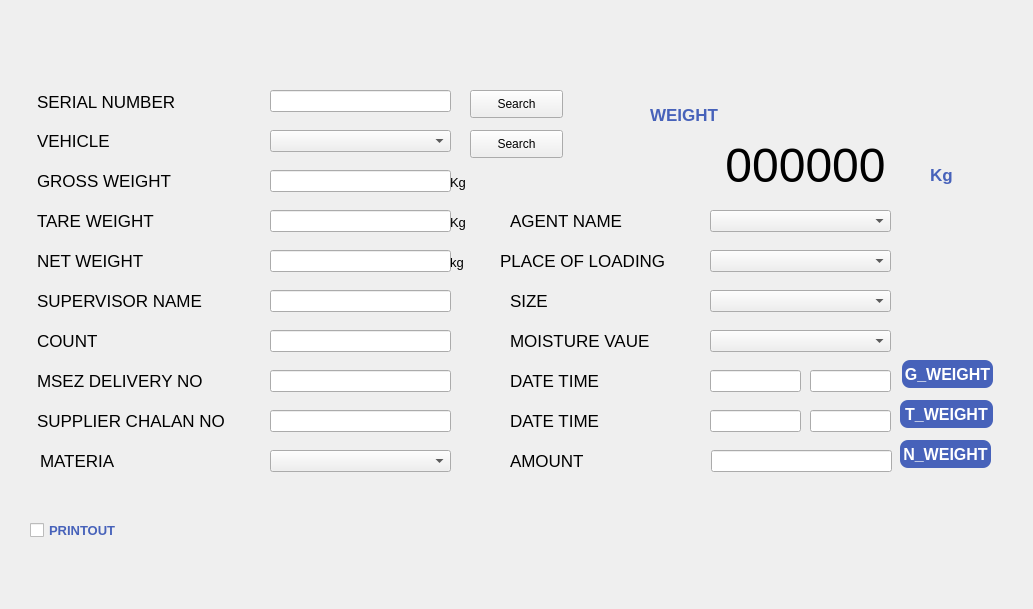
    <widget class="QWidget" name="VehicleExit">
     <widget class="QLabel" name="label_3">
      <property name="geometry">
       <rect>
        <x>0</x>
        <y>0</y>
        <width>1024</width>
        <height>600</height>
       </rect>
      </property>
      <property name="font">
       <font>
        <pointsize>20</pointsize>
       </font>
      </property>
      <property name="autoFillBackground">
       <bool>true</bool>
      </property>
      <property name="text">
       <string/>
      </property>
      <property name="pixmap">
       <pixmap>WeighBridgeScreens/weigh bridge screen/vehicle-re-entry-screen.png</pixmap>
      </property>
     </widget>
     <widget class="QLabel" name="lb_VehicleReEntry_tareWeight_3">
      <property name="geometry">
       <rect>
        <x>37</x>
        <y>210</y>
        <width>221</width>
        <height>22</height>
       </rect>
      </property>
      <property name="font">
       <font>
        <pointsize>13</pointsize>
       </font>
      </property>
      <property name="text">
       <string>TARE WEIGHT</string>
      </property>
     </widget>
     <widget class="QLabel" name="lb_VehicleReEntry_weightDisplay_3">
      <property name="geometry">
       <rect>
        <x>700</x>
        <y>140</y>
        <width>211</width>
        <height>51</height>
       </rect>
      </property>
      <property name="font">
       <font>
        <pointsize>36</pointsize>
       </font>
      </property>
      <property name="autoFillBackground">
       <bool>true</bool>
      </property>
      <property name="text">
       <string>000000</string>
      </property>
      <property name="alignment">
       <set>Qt::AlignCenter</set>
      </property>
     </widget>
     <widget class="QLabel" name="lb_VehicleReEntry_serialNumber_3">
      <property name="geometry">
       <rect>
        <x>37</x>
        <y>90</y>
        <width>221</width>
        <height>23</height>
       </rect>
      </property>
      <property name="font">
       <font>
        <pointsize>13</pointsize>
       </font>
      </property>
      <property name="text">
       <string>SERIAL NUMBER</string>
      </property>
     </widget>
     <widget class="QPushButton" name="pb_VehicleReEntry_T_Weight_3">
      <property name="geometry">
       <rect>
        <x>900</x>
        <y>400</y>
        <width>93</width>
        <height>28</height>
       </rect>
      </property>
      <property name="font">
       <font>
        <pointsize>-1</pointsize>
        <weight>75</weight>
        <italic>false</italic>
        <bold>true</bold>
       </font>
      </property>
      <property name="styleSheet">
       <string notr="true">background-color: rgb(71, 98, 186);
color:white;
boder-style: outset;
border-wiidth: 2px;
border-radius: 8px;
border-color: black;
font: bold 16px;
</string>
      </property>
      <property name="text">
       <string>T_WEIGHT</string>
      </property>
     </widget>
     <widget class="QLabel" name="lb_VehicleReEntry_netWeight_3">
      <property name="geometry">
       <rect>
        <x>37</x>
        <y>250</y>
        <width>221</width>
        <height>22</height>
       </rect>
      </property>
      <property name="font">
       <font>
        <pointsize>13</pointsize>
       </font>
      </property>
      <property name="text">
       <string>NET WEIGHT</string>
      </property>
     </widget>
     <widget class="QLineEdit" name="le_VehicleReEntry_netWeight_3">
      <property name="geometry">
       <rect>
        <x>270</x>
        <y>250</y>
        <width>181</width>
        <height>22</height>
       </rect>
      </property>
     </widget>
     <widget class="QLabel" name="lb_VehicleReEntry_amount_3">
      <property name="geometry">
       <rect>
        <x>510</x>
        <y>450</y>
        <width>120</width>
        <height>22</height>
       </rect>
      </property>
      <property name="font">
       <font>
        <pointsize>13</pointsize>
       </font>
      </property>
      <property name="text">
       <string>AMOUNT</string>
      </property>
     </widget>
     <widget class="QLabel" name="lb_VehicleReEntry_weight_3">
      <property name="geometry">
       <rect>
        <x>650</x>
        <y>100</y>
        <width>101</width>
        <height>31</height>
       </rect>
      </property>
      <property name="font">
       <font>
        <pointsize>13</pointsize>
        <weight>75</weight>
        <bold>true</bold>
       </font>
      </property>
      <property name="text">
       <string>&lt;html&gt;&lt;head/&gt;&lt;body&gt;&lt;p&gt;&lt;span style=&quot; color:#4762ba;&quot;&gt;WEIGHT&lt;/span&gt;&lt;/p&gt;&lt;/body&gt;&lt;/html&gt;</string>
      </property>
     </widget>
     <widget class="QLineEdit" name="le_VehicleReEntry_tareWeight_3">
      <property name="geometry">
       <rect>
        <x>270</x>
        <y>210</y>
        <width>181</width>
        <height>22</height>
       </rect>
      </property>
     </widget>
     <widget class="QPushButton" name="pb_VehicleReEntry_G_weight_3">
      <property name="geometry">
       <rect>
        <x>902</x>
        <y>360</y>
        <width>91</width>
        <height>28</height>
       </rect>
      </property>
      <property name="font">
       <font>
        <pointsize>-1</pointsize>
        <weight>75</weight>
        <italic>false</italic>
        <bold>true</bold>
       </font>
      </property>
      <property name="styleSheet">
       <string notr="true">background-color: rgb(71, 98, 186);
color:white;
boder-style: outset;
border-wiidth: 2px;
border-radius: 8px;
border-color: black;
font: bold 16px;</string>
      </property>
      <property name="text">
       <string>G_WEIGHT</string>
      </property>
     </widget>
     <widget class="QLabel" name="lb_VehicleReEntry_grossDateTime_3">
      <property name="geometry">
       <rect>
        <x>510</x>
        <y>370</y>
        <width>120</width>
        <height>22</height>
       </rect>
      </property>
      <property name="font">
       <font>
        <pointsize>13</pointsize>
       </font>
      </property>
      <property name="text">
       <string>DATE TIME</string>
      </property>
     </widget>
     <widget class="QLabel" name="lb_VehicleReEntry_tareDateTime_3">
      <property name="geometry">
       <rect>
        <x>510</x>
        <y>410</y>
        <width>120</width>
        <height>22</height>
       </rect>
      </property>
      <property name="font">
       <font>
        <pointsize>13</pointsize>
       </font>
      </property>
      <property name="text">
       <string>DATE TIME</string>
      </property>
     </widget>
     <widget class="QLineEdit" name="le_VehicleReEntry_amount_3">
      <property name="geometry">
       <rect>
        <x>711</x>
        <y>450</y>
        <width>181</width>
        <height>22</height>
       </rect>
      </property>
     </widget>
     <widget class="QPushButton" name="pb_VehicleReEntry_serialNoSearch_3">
      <property name="geometry">
       <rect>
        <x>470</x>
        <y>90</y>
        <width>93</width>
        <height>28</height>
       </rect>
      </property>
      <property name="text">
       <string>Search</string>
      </property>
     </widget>
     <widget class="QPushButton" name="pb_VehicleReEntry_close_3">
      <property name="geometry">
       <rect>
        <x>800</x>
        <y>510</y>
        <width>151</width>
        <height>51</height>
       </rect>
      </property>
      <property name="font">
       <font>
        <pointsize>-1</pointsize>
        <weight>75</weight>
        <italic>false</italic>
        <bold>true</bold>
       </font>
      </property>
      <property name="styleSheet">
       <string notr="true">boder-style: outset;
border-wiidth: 2px;
border-radius: 12px;
border-color: black;
font: bold 16px;
</string>
      </property>
      <property name="text">
       <string/>
      </property>
      <property name="icon">
       <iconset>
        <normaloff>WeighBridgeScreens/Button/close.png</normaloff>WeighBridgeScreens/Button/close.png</iconset>
      </property>
      <property name="iconSize">
       <size>
        <width>137</width>
        <height>100</height>
       </size>
      </property>
     </widget>
     <widget class="QCheckBox" name="VehicleReEntry_checkBox_3">
      <property name="geometry">
       <rect>
        <x>30</x>
        <y>520</y>
        <width>131</width>
        <height>20</height>
       </rect>
      </property>
      <property name="font">
       <font>
        <pointsize>10</pointsize>
        <weight>75</weight>
        <bold>true</bold>
       </font>
      </property>
      <property name="styleSheet">
       <string notr="true">color: rgb(71, 98, 186);</string>
      </property>
      <property name="text">
       <string>PRINTOUT</string>
      </property>
     </widget>
     <widget class="QPushButton" name="pb_VehicleReEntry_save_2">
      <property name="geometry">
       <rect>
        <x>400</x>
        <y>510</y>
        <width>151</width>
        <height>51</height>
       </rect>
      </property>
      <property name="font">
       <font>
        <pointsize>-1</pointsize>
        <weight>75</weight>
        <italic>false</italic>
        <bold>true</bold>
       </font>
      </property>
      <property name="styleSheet">
       <string notr="true">
boder-style: outset;
border-wiidth: 2px;
border-radius: 12px;
border-color: black;
font: bold 16px;
</string>
      </property>
      <property name="text">
       <string/>
      </property>
      <property name="icon">
       <iconset>
        <normaloff>WeighBridgeScreens/Button/save.png</normaloff>WeighBridgeScreens/Button/save.png</iconset>
      </property>
      <property name="iconSize">
       <size>
        <width>137</width>
        <height>100</height>
       </size>
      </property>
     </widget>
     <widget class="QPushButton" name="pb_VehicleReEntry_cancel_2">
      <property name="geometry">
       <rect>
        <x>600</x>
        <y>510</y>
        <width>151</width>
        <height>51</height>
       </rect>
      </property>
      <property name="font">
       <font>
        <pointsize>-1</pointsize>
        <weight>75</weight>
        <italic>false</italic>
        <bold>true</bold>
       </font>
      </property>
      <property name="styleSheet">
       <string notr="true">
boder-style: outset;
border-wiidth: 2px;
border-radius: 12px;
border-color: black;
font: bold 16px;
</string>
      </property>
      <property name="text">
       <string/>
      </property>
      <property name="icon">
       <iconset>
        <normaloff>WeighBridgeScreens/Button/cancel.png</normaloff>WeighBridgeScreens/Button/cancel.png</iconset>
      </property>
      <property name="iconSize">
       <size>
        <width>137</width>
        <height>100</height>
       </size>
      </property>
     </widget>
     <widget class="QComboBox" name="combo_VehicleReEntry_code4_moistureValue">
      <property name="geometry">
       <rect>
        <x>710</x>
        <y>330</y>
        <width>181</width>
        <height>22</height>
       </rect>
      </property>
     </widget>
     <widget class="QLabel" name="lb_VehicleReEntry_code4_moistureValue">
      <property name="geometry">
       <rect>
        <x>510</x>
        <y>330</y>
        <width>181</width>
        <height>22</height>
       </rect>
      </property>
      <property name="font">
       <font>
        <pointsize>13</pointsize>
       </font>
      </property>
      <property name="text">
       <string>MOISTURE VAUE</string>
      </property>
     </widget>
     <widget class="QComboBox" name="combo_VehicleReEntry_code5_size">
      <property name="geometry">
       <rect>
        <x>710</x>
        <y>290</y>
        <width>181</width>
        <height>22</height>
       </rect>
      </property>
     </widget>
     <widget class="QLabel" name="lb_VehicleReEntry_code5_size">
      <property name="geometry">
       <rect>
        <x>510</x>
        <y>290</y>
        <width>120</width>
        <height>22</height>
       </rect>
      </property>
      <property name="font">
       <font>
        <pointsize>13</pointsize>
       </font>
      </property>
      <property name="text">
       <string>SIZE</string>
      </property>
     </widget>
     <widget class="QLabel" name="lb_vehicleReEntry_kg_1">
      <property name="geometry">
       <rect>
        <x>930</x>
        <y>160</y>
        <width>31</width>
        <height>31</height>
       </rect>
      </property>
      <property name="font">
       <font>
        <pointsize>13</pointsize>
        <weight>75</weight>
        <bold>true</bold>
       </font>
      </property>
      <property name="text">
       <string>&lt;html&gt;&lt;head/&gt;&lt;body&gt;&lt;p&gt;&lt;span style=&quot; color:#4762ba;&quot;&gt;Kg&lt;/span&gt;&lt;/p&gt;&lt;/body&gt;&lt;/html&gt;</string>
      </property>
     </widget>
     <widget class="QLabel" name="lb_vehicleReEntry_unit_net">
      <property name="geometry">
       <rect>
        <x>450</x>
        <y>250</y>
        <width>51</width>
        <height>20</height>
       </rect>
      </property>
      <property name="font">
       <font>
        <pointsize>10</pointsize>
        <weight>50</weight>
        <bold>false</bold>
       </font>
      </property>
      <property name="text">
       <string>kg</string>
      </property>
      <property name="alignment">
       <set>Qt::AlignBottom|Qt::AlignLeading|Qt::AlignLeft</set>
      </property>
     </widget>
     <widget class="QLabel" name="lb_vehicleReEntry_unit_tare">
      <property name="geometry">
       <rect>
        <x>450</x>
        <y>210</y>
        <width>51</width>
        <height>20</height>
       </rect>
      </property>
      <property name="font">
       <font>
        <pointsize>10</pointsize>
        <weight>50</weight>
        <bold>false</bold>
       </font>
      </property>
      <property name="text">
       <string>Kg</string>
      </property>
      <property name="alignment">
       <set>Qt::AlignBottom|Qt::AlignLeading|Qt::AlignLeft</set>
      </property>
     </widget>
     <widget class="QLabel" name="lb_vehicleReEntry_unit_gross">
      <property name="geometry">
       <rect>
        <x>450</x>
        <y>170</y>
        <width>51</width>
        <height>20</height>
       </rect>
      </property>
      <property name="font">
       <font>
        <pointsize>10</pointsize>
        <weight>50</weight>
        <bold>false</bold>
       </font>
      </property>
      <property name="text">
       <string>Kg</string>
      </property>
      <property name="alignment">
       <set>Qt::AlignBottom|Qt::AlignLeading|Qt::AlignLeft</set>
      </property>
     </widget>
     <widget class="QLabel" name="lb_VehicleReEntry_grossWeight_3">
      <property name="geometry">
       <rect>
        <x>37</x>
        <y>170</y>
        <width>221</width>
        <height>22</height>
       </rect>
      </property>
      <property name="font">
       <font>
        <pointsize>13</pointsize>
       </font>
      </property>
      <property name="text">
       <string>GROSS WEIGHT</string>
      </property>
     </widget>
     <widget class="QLineEdit" name="le_VehicleReEntry_grossWeight_3">
      <property name="geometry">
       <rect>
        <x>270</x>
        <y>170</y>
        <width>181</width>
        <height>22</height>
       </rect>
      </property>
     </widget>
     <widget class="QLineEdit" name="le_VehicleReEntry_header5_supplierChalanNo_3">
      <property name="geometry">
       <rect>
        <x>270</x>
        <y>410</y>
        <width>181</width>
        <height>22</height>
       </rect>
      </property>
     </widget>
     <widget class="QLabel" name="lb_VehicleReEntry_header4_msezDeliverNo_3">
      <property name="geometry">
       <rect>
        <x>37</x>
        <y>370</y>
        <width>221</width>
        <height>22</height>
       </rect>
      </property>
      <property name="font">
       <font>
        <pointsize>13</pointsize>
       </font>
      </property>
      <property name="text">
       <string>MSEZ DELIVERY NO</string>
      </property>
     </widget>
     <widget class="QLineEdit" name="le_VehicleReEntry_header3_count_3">
      <property name="geometry">
       <rect>
        <x>270</x>
        <y>330</y>
        <width>181</width>
        <height>22</height>
       </rect>
      </property>
     </widget>
     <widget class="QLabel" name="lb_VehicleReEntry_header2_supervisorName_3">
      <property name="geometry">
       <rect>
        <x>37</x>
        <y>290</y>
        <width>221</width>
        <height>22</height>
       </rect>
      </property>
      <property name="font">
       <font>
        <pointsize>13</pointsize>
       </font>
      </property>
      <property name="text">
       <string>SUPERVISOR NAME</string>
      </property>
     </widget>
     <widget class="QLabel" name="lb_VehicleReEntry_header5_supplierChalanNo_3">
      <property name="geometry">
       <rect>
        <x>37</x>
        <y>410</y>
        <width>221</width>
        <height>22</height>
       </rect>
      </property>
      <property name="font">
       <font>
        <pointsize>13</pointsize>
       </font>
      </property>
      <property name="text">
       <string>SUPPLIER CHALAN NO</string>
      </property>
     </widget>
     <widget class="QLabel" name="lb_VehicleReEntry_header3_count_3">
      <property name="geometry">
       <rect>
        <x>37</x>
        <y>330</y>
        <width>221</width>
        <height>22</height>
       </rect>
      </property>
      <property name="font">
       <font>
        <pointsize>13</pointsize>
       </font>
      </property>
      <property name="text">
       <string>COUNT</string>
      </property>
     </widget>
     <widget class="QLineEdit" name="le_VehicleReEntry_header2_supervisorName_3">
      <property name="geometry">
       <rect>
        <x>270</x>
        <y>290</y>
        <width>181</width>
        <height>22</height>
       </rect>
      </property>
     </widget>
     <widget class="QLineEdit" name="le_VehicleReEntry_header4_msezDeliverNo_3">
      <property name="geometry">
       <rect>
        <x>270</x>
        <y>370</y>
        <width>181</width>
        <height>22</height>
       </rect>
      </property>
     </widget>
     <widget class="QPushButton" name="pb_VehicleReEntry_vehicleSearch_3">
      <property name="geometry">
       <rect>
        <x>470</x>
        <y>130</y>
        <width>93</width>
        <height>28</height>
       </rect>
      </property>
      <property name="text">
       <string>Search</string>
      </property>
     </widget>
     <widget class="QComboBox" name="combo_VehicleReEntry_vehicle">
      <property name="geometry">
       <rect>
        <x>270</x>
        <y>130</y>
        <width>181</width>
        <height>22</height>
       </rect>
      </property>
     </widget>
     <widget class="QLabel" name="lb_VehicleReEntry_header1_vehicle_3">
      <property name="geometry">
       <rect>
        <x>37</x>
        <y>130</y>
        <width>221</width>
        <height>22</height>
       </rect>
      </property>
      <property name="font">
       <font>
        <pointsize>13</pointsize>
       </font>
      </property>
      <property name="text">
       <string>VEHICLE</string>
      </property>
     </widget>
     <widget class="QLabel" name="lb_VehicleReEntry_code2_agentName_3">
      <property name="geometry">
       <rect>
        <x>510</x>
        <y>210</y>
        <width>161</width>
        <height>22</height>
       </rect>
      </property>
      <property name="font">
       <font>
        <pointsize>13</pointsize>
       </font>
      </property>
      <property name="text">
       <string>AGENT NAME</string>
      </property>
     </widget>
     <widget class="QComboBox" name="combo_VehicleReEntry_code2_agentName_3">
      <property name="geometry">
       <rect>
        <x>710</x>
        <y>210</y>
        <width>181</width>
        <height>22</height>
       </rect>
      </property>
     </widget>
     <widget class="QComboBox" name="combo_VehicleReEntry_code1_materia_3">
      <property name="geometry">
       <rect>
        <x>270</x>
        <y>450</y>
        <width>181</width>
        <height>22</height>
       </rect>
      </property>
     </widget>
     <widget class="QLabel" name="lb_VehicleReEntry_code3_placeOfLoading_3">
      <property name="geometry">
       <rect>
        <x>500</x>
        <y>250</y>
        <width>211</width>
        <height>22</height>
       </rect>
      </property>
      <property name="font">
       <font>
        <pointsize>13</pointsize>
       </font>
      </property>
      <property name="text">
       <string>PLACE OF LOADING</string>
      </property>
     </widget>
     <widget class="QComboBox" name="combo_VehicleReEntry_code3_placeOfLoading_3">
      <property name="geometry">
       <rect>
        <x>710</x>
        <y>250</y>
        <width>181</width>
        <height>22</height>
       </rect>
      </property>
     </widget>
     <widget class="QLabel" name="lb_VehicleReEntry_code1_materia_3">
      <property name="geometry">
       <rect>
        <x>40</x>
        <y>450</y>
        <width>171</width>
        <height>22</height>
       </rect>
      </property>
      <property name="font">
       <font>
        <pointsize>13</pointsize>
       </font>
      </property>
      <property name="text">
       <string>MATERIA</string>
      </property>
     </widget>
     <widget class="QLineEdit" name="le_VehicleReEntry_serialNumber_3">
      <property name="geometry">
       <rect>
        <x>270</x>
        <y>90</y>
        <width>181</width>
        <height>22</height>
       </rect>
      </property>
     </widget>
     <widget class="QPushButton" name="pb_VehicleReEntry_entry_2">
      <property name="geometry">
       <rect>
        <x>200</x>
        <y>510</y>
        <width>151</width>
        <height>51</height>
       </rect>
      </property>
      <property name="font">
       <font>
        <pointsize>-1</pointsize>
        <weight>75</weight>
        <italic>false</italic>
        <bold>true</bold>
       </font>
      </property>
      <property name="styleSheet">
       <string notr="true">
boder-style: outset;
border-wiidth: 2px;
border-radius: 12px;
border-color: black;
font: bold 16px;
</string>
      </property>
      <property name="text">
       <string/>
      </property>
      <property name="icon">
       <iconset>
        <normaloff>WeighBridgeScreens/Button/entry-01.png</normaloff>WeighBridgeScreens/Button/entry-01.png</iconset>
      </property>
      <property name="iconSize">
       <size>
        <width>137</width>
        <height>100</height>
       </size>
      </property>
     </widget>
     <widget class="QLineEdit" name="le_VehicleReEntry_tareTime_2">
      <property name="geometry">
       <rect>
        <x>810</x>
        <y>410</y>
        <width>81</width>
        <height>22</height>
       </rect>
      </property>
     </widget>
     <widget class="QLineEdit" name="le_VehicleReEntry_grossDate_2">
      <property name="geometry">
       <rect>
        <x>710</x>
        <y>370</y>
        <width>91</width>
        <height>22</height>
       </rect>
      </property>
     </widget>
     <widget class="QLineEdit" name="le_VehicleReEntry_grossTime_2">
      <property name="geometry">
       <rect>
        <x>810</x>
        <y>370</y>
        <width>81</width>
        <height>22</height>
       </rect>
      </property>
     </widget>
     <widget class="QLineEdit" name="le_VehicleReEntry_tareDate_2">
      <property name="geometry">
       <rect>
        <x>710</x>
        <y>410</y>
        <width>91</width>
        <height>22</height>
       </rect>
      </property>
     </widget>
     <widget class="QPushButton" name="pb_VehicleReEntry_N_weight_3">
      <property name="geometry">
       <rect>
        <x>900</x>
        <y>440</y>
        <width>91</width>
        <height>28</height>
       </rect>
      </property>
      <property name="font">
       <font>
        <pointsize>-1</pointsize>
        <weight>75</weight>
        <italic>false</italic>
        <bold>true</bold>
       </font>
      </property>
      <property name="styleSheet">
       <string notr="true">background-color: rgb(71, 98, 186);
color:white;
boder-style: outset;
border-wiidth: 2px;
border-radius: 8px;
border-color: black;
font: bold 16px;
</string>
      </property>
      <property name="text">
       <string>N_WEIGHT</string>
      </property>
     </widget>
    </widget>
